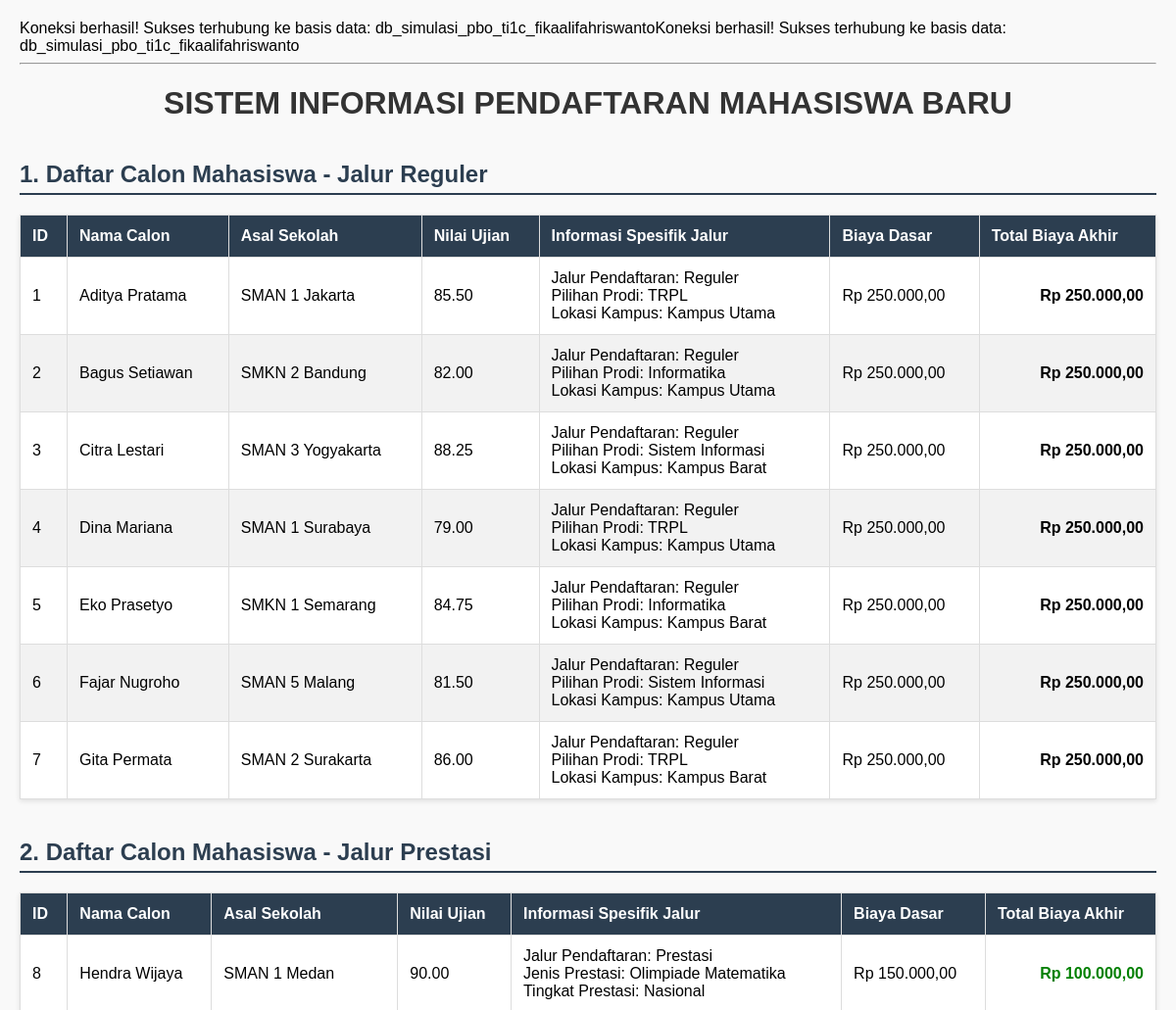
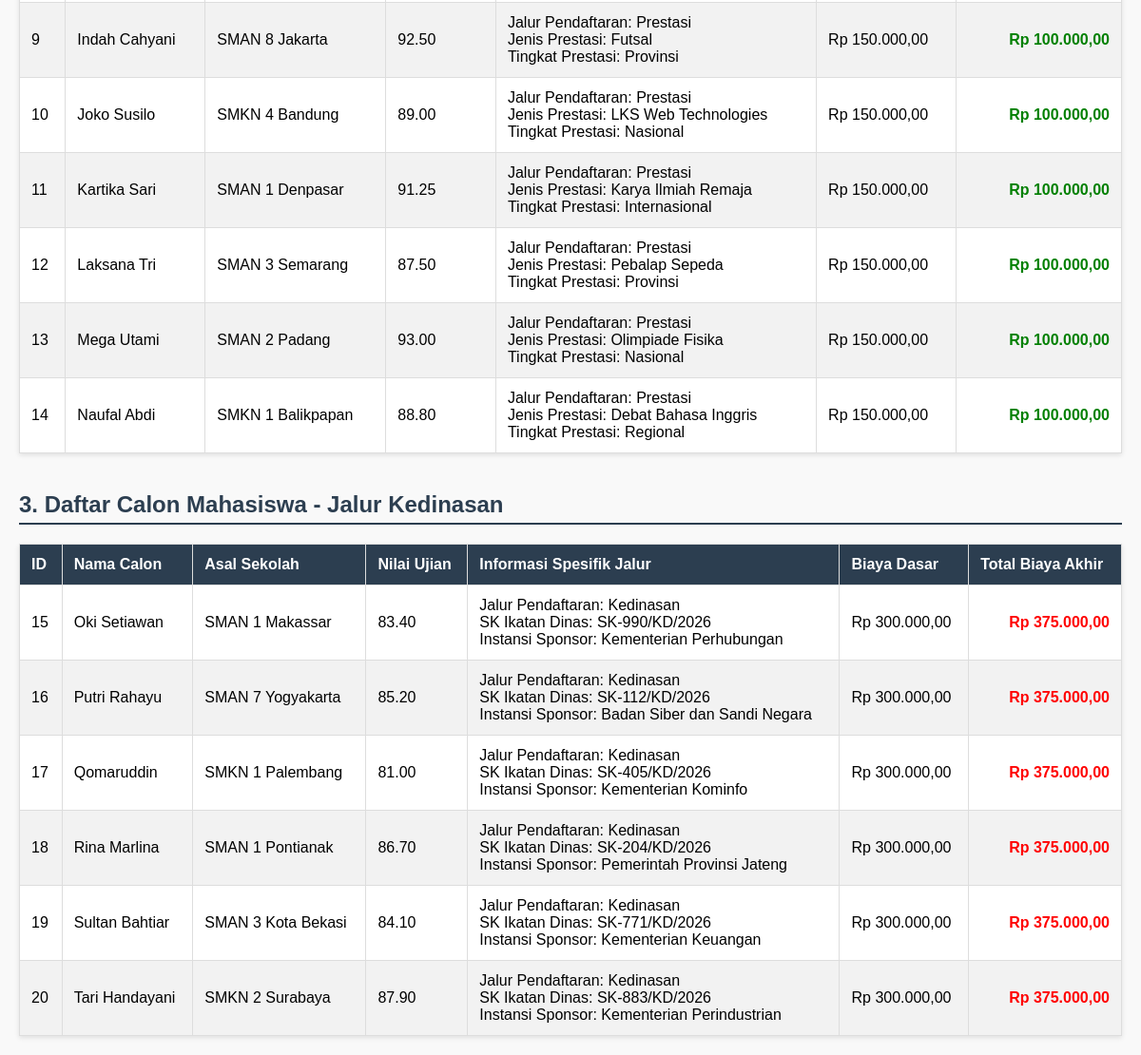
The page / on the database its author committed (2 pictures, top to bottom).
### tables this page shows
CREATE TABLE `tabel_pendaftaran` (
  `id_pendaftaran` int NOT NULL,
  `nama_calon` varchar(100) NOT NULL,
  `asal_sekolah` varchar(100) NOT NULL,
  `nilai_ujian` decimal(5,2) NOT NULL,
  `biaya_pendaftaran_dasar` decimal(10,2) NOT NULL,
  `jalur_pendaftaran` enum('Reguler','Prestasi','Kedinasan') NOT NULL,
  `pilihan_prodi` varchar(50) DEFAULT NULL,
  `lokasi_kampus` varchar(50) DEFAULT NULL,
  `jenis_prestasi` varchar(50) DEFAULT NULL,
  `tingkat_prestasi` varchar(50) DEFAULT NULL,
  `sk_ikatan_dinas` varchar(50) DEFAULT NULL,
  `instansi_sponsor` varchar(100) DEFAULT NULL
);

### pendaftaran.php (called while the page is built, shortened)
<?php
abstract class Pendaftaran {
    protected $id_pendaftaran;
    protected $nama_calon;
    protected $asal_sekolah;
    protected $nilai_ujian;
    protected $biayaPendaftaranDasar;
    public function __construct($id_pendaftaran, $nama_calon, $asal_sekolah, $nilai_ujian, $biayaPendaftaranDasar) {
        $this->id_pendaftaran = $id_pendaftaran;
        $this->nama_calon = $nama_calon;
        $this->asal_sekolah = $asal_sekolah;
        $this->nilai_ujian = $nilai_ujian;
        $this->biayaPendaftaranDasar = $biayaPendaftaranDasar;
    }
    public function getIdPendaftaran() { return $this->id_pendaftaran; }
    public function getNamaCalon() { return $this->nama_calon; }
    public function getAsalSekolah() { return $this->asal_sekolah; }
    public function getNilaiUjian() { return $this->nilai_ujian; }
    public function getBiayaPendaftaranDasar() { return $this->biayaPendaftaranDasar; }
}
?>

### index.php (the view, shortened to what this page needs)
<?php
require_once 'koneksi.php';
require_once 'PendaftaranReguler.php';
require_once 'PendaftaranPrestasi.php';
$koneksi = new Koneksi();
$db = $koneksi->db;
echo "<hr>";
?>
<!DOCTYPE html>
<html lang="id">
<head>
</head>
<body>
    <h1>SISTEM INFORMASI PENDAFTARAN MAHASISWA BARU</h1>
    <h2>1. Daftar Calon Mahasiswa - Jalur Reguler</h2>
    <table>
        <thead>
            <tr>
                <th>ID</th>
                <th>Nama Calon</th>
                <th>Asal Sekolah</th>
                <th>Nilai Ujian</th>
                <th>Informasi Spesifik Jalur</th>
                <th>Biaya Dasar</th>
                <th>Total Biaya Akhir</th>
            </tr>
        </thead>
        <tbody>
            <?php
            $dataReguler = PendaftaranReguler::getDaftarReguler($db);
            if ($dataReguler->num_rows > 0) {
                while ($row = $dataReguler->fetch_assoc()) {
                    $objReguler = new PendaftaranReguler(
                        $row['id_pendaftaran'], $row['nama_calon'], $row['asal_sekolah'],
                        $row['nilai_ujian'], $row['biaya_pendaftaran_dasar'],
                        $row['pilihan_prodi'], $row['lokasi_kampus']
                    );
                    ?>
                    <tr>
                        <td><?= $objReguler->getIdPendaftaran(); ?></td>
                        <td><?= $objReguler->getNamaCalon(); ?></td>
                        <td><?= $objReguler->getAsalSekolah(); ?></td>
                        <td><?= $objReguler->getNilaiUjian(); ?></td>
                        <td>
                            <?php $objReguler->tampilkanInfoJalur();  ?>
                        </td>
                        <td>Rp <?= number_format($objReguler->getBiayaPendaftaranDasar(), 2, ',', '.'); ?></td>
                        <td class="nominal">Rp <?= number_format($objReguler->hitungTotalBiaya(), 2, ',', '.');  ?></td>
                    </tr>
                    <?php
                }
            } else {
                echo "<tr><td colspan='7'>Tidak ada data jalur Reguler.</td></tr>";
            }
            ?>
        </tbody>
    </table>
    <h2>2. Daftar Calon Mahasiswa - Jalur Prestasi</h2>
    <table>
        <thead>
            <tr>
                <th>ID</th>
                <th>Nama Calon</th>
                <th>Asal Sekolah</th>
                <th>Nilai Ujian</th>
                <th>Informasi Spesifik Jalur</th>
                <th>Biaya Dasar</th>
                <th>Total Biaya Akhir</th>
            </tr>
        </thead>
        <tbody>
            <?php
            $dataPrestasi = PendaftaranPrestasi::getDaftarPrestasi($db);
            if ($dataPrestasi->num_rows > 0) {
                while ($row = $dataPrestasi->fetch_assoc()) {
                    $objPrestasi = new PendaftaranPrestasi(
                        $row['id_pendaftaran'], $row['nama_calon'], $row['asal_sekolah'],
                        $row['nilai_ujian'], $row['biaya_pendaftaran_dasar'],
                        $row['jenis_prestasi'], $row['tingkat_prestasi']
                    );
                    ?>
                    <tr>
                        <td><?= $objPrestasi->getIdPendaftaran(); ?></td>
                        <td><?= $objPrestasi->getNamaCalon(); ?></td>
                        <td><?= $objPrestasi->getAsalSekolah(); ?></td>
                        <td><?= $objPrestasi->getNilaiUjian(); ?></td>
                        <td>
                            <?php $objPrestasi->tampilkanInfoJalur(); ?>
                        </td>
                        <td>Rp <?= number_format($objPrestasi->getBiayaPendaftaranDasar(), 2, ',', '.'); ?></td>
                        <td class="nominal" style="color: green;">Rp <?= number_format($objPrestasi->hitungTotalBiaya(), 2, ',', '.'); ?></td>
                    </tr>
                    <?php
                }
            } else {
                echo "<tr><td colspan='7'>Tidak ada data jalur Prestasi.</td></tr>";
            }
            ?>
        </tbody>
    </table>
    <h2>3. Daftar Calon Mahasiswa - Jalur Kedinasan</h2>
    <table>
        <thead>
            <tr>
                <th>ID</th>
                <th>Nama Calon</th>
                <th>Asal Sekolah</th>
                <th>Nilai Ujian</th>
                <th>Informasi Spesifik Jalur</th>
                <th>Biaya Dasar</th>
                <th>Total Biaya Akhir</th>
            </tr>
        </thead>
        <tbody>
            <?php
            $dataKedinasan = PendaftaranKedinasan::getDaftarKedinasan($db);
            if ($dataKedinasan->num_rows > 0) {
                while ($row = $dataKedinasan->fetch_assoc()) {
                    $objKedinasan = new PendaftaranKedinasan(
                        $row['id_pendaftaran'], $row['nama_calon'], $row['asal_sekolah'],
                        $row['nilai_ujian'], $row['biaya_pendaftaran_dasar'],
                        $row['sk_ikatan_dinas'], $row['instansi_sponsor']
                    );
                    ?>
                    <tr>
                        <td><?= $objKedinasan->getIdPendaftaran(); ?></td>
                        <td><?= $objKedinasan->getNamaCalon(); ?></td>
                        <td><?= $objKedinasan->getAsalSekolah(); ?></td>
                        <td><?= $objKedinasan->getNilaiUjian(); ?></td>
                        <td>
                            <?php $objKedinasan->tampilkanInfoJalur(); ?>
                        </td>
                        <td>Rp <?= number_format($objKedinasan->getBiayaPendaftaranDasar(), 2, ',', '.'); ?></td>
                        <td class="nominal" style="color: red;">Rp <?= number_format($objKedinasan->hitungTotalBiaya(), 2, ',', '.'); ?></td>
                    </tr>
                    <?php
                }
            } else {
                echo "<tr><td colspan='7'>Tidak ada data jalur Kedinasan.</td></tr>";
            }
            ?>
        </tbody>
    </table>
</body>
</html>

### koneksi.php (shortened to what this page needs)
<?php
class Koneksi {
    private $host = "localhost";
    private $username = "root";
    private $password = "";
    private $database = "db_simulasi_pbo_ti1c_fikaalifahriswanto";
    public function __construct() {
        $this->db = new mysqli($this->host, $this->username, $this->password, $this->database);
        if ($this->db->connect_error) {
            die("Koneksi ke basis data gagal: " . $this->db->connect_error);
        } else {
            echo "Koneksi berhasil! Sukses terhubung ke basis data: " . $this->database;
        }
    }
}
$koneksibaru = new Koneksi();
?>

### PendaftaranReguler.php (shortened to what this page needs)
<?php
require_once 'Pendaftaran.php';
class PendaftaranReguler extends Pendaftaran {
    private $pilihanProdi;
    private $lokasiKampus;
    public function __construct($id_pendaftaran, $nama_calon, $asal_sekolah, $nilai_ujian, $biayaPendaftaranDasar, $pilihanProdi, $lokasiKampus) {
        $this->pilihanProdi = $pilihanProdi;
        $this->lokasiKampus = $lokasiKampus;
    }
    public function hitungTotalBiaya() {
    return $this->biayaPendaftaranDasar;
    }
    public function tampilkanInfoJalur() {
        echo "Jalur Pendaftaran: Reguler<br>";
        echo "Pilihan Prodi: " . $this->pilihanProdi . "<br>";
        echo "Lokasi Kampus: " . $this->lokasiKampus . "<br>";
    }
    public static function getDaftarReguler($dbConnection) {
        $query = "SELECT id_pendaftaran, nama_calon, asal_sekolah, nilai_ujian, biaya_pendaftaran_dasar, pilihan_prodi, lokasi_kampus
                  FROM tabel_pendaftaran
                  WHERE jalur_pendaftaran = 'Reguler'";
        $result = $dbConnection->query($query);
        return $result;
    }
}
?>

### PendaftaranPrestasi.php (shortened to what this page needs)
<?php
require_once 'Pendaftaran.php';
class PendaftaranPrestasi extends Pendaftaran {
    private $jenisPrestasi;
    private $tingkatPrestasi;
    public function __construct($id_pendaftaran, $nama_calon, $asal_sekolah, $nilai_ujian, $biayaPendaftaranDasar, $jenisPrestasi, $tingkatPrestasi) {
        $this->jenisPrestasi = $jenisPrestasi;
        $this->tingkatPrestasi = $tingkatPrestasi;
    }
   public function hitungTotalBiaya() {
    return $this->biayaPendaftaranDasar - 50000;
    }
    public function tampilkanInfoJalur() {
        echo "Jalur Pendaftaran: Prestasi<br>";
        echo "Jenis Prestasi: " . $this->jenisPrestasi . "<br>";
        echo "Tingkat Prestasi: " . $this->tingkatPrestasi . "<br>";
    }
    public static function getDaftarPrestasi($dbConnection) {
        $query = "SELECT id_pendaftaran, nama_calon, asal_sekolah, nilai_ujian, biaya_pendaftaran_dasar, jenis_prestasi, tingkat_prestasi
                  FROM tabel_pendaftaran
                  WHERE jalur_pendaftaran = 'Prestasi'";
        $result = $dbConnection->query($query);
        return $result;
    }
}
?>

### PendafataranKedinasan.php (shortened to what this page needs)
<?php
require_once 'Pendaftaran.php';
class PendaftaranKedinasan extends Pendaftaran {
    private $skIkatanDinas;
    private $instansiSponsor;
    public function __construct($id_pendaftaran, $nama_calon, $asal_sekolah, $nilai_ujian, $biayaPendaftaranDasar, $skIkatanDinas, $instansiSponsor) {
        $this->skIkatanDinas = $skIkatanDinas;
        $this->instansiSponsor = $instansiSponsor;
    }
    public function hitungTotalBiaya() {
    return $this->biayaPendaftaranDasar * 1.25;
    }
    public function tampilkanInfoJalur() {
        echo "Jalur Pendaftaran: Kedinasan<br>";
        echo "SK Ikatan Dinas: " . $this->skIkatanDinas . "<br>";
        echo "Instansi Sponsor: " . $this->instansiSponsor . "<br>";
    }
    public static function getDaftarKedinasan($dbConnection) {
        $query = "SELECT id_pendaftaran, nama_calon, asal_sekolah, nilai_ujian, biaya_pendaftaran_dasar, sk_ikatan_dinas, instansi_sponsor
                  FROM tabel_pendaftaran
                  WHERE jalur_pendaftaran = 'Kedinasan'";
        $result = $dbConnection->query($query);
        return $result;
    }
}
?>

### index.php (style rules this page uses)
body { font-family: Arial, sans-serif; margin: 20px; background-color: #f9f9f9; }
h1 { text-align: center; color: #333; }
h2 { color: #2c3e50; margin-top: 40px; border-bottom: 2px solid #2c3e50; padding-bottom: 5px; }
table { width: 100%; border-collapse: collapse; margin-top: 10px; background-color: #fff; box-shadow: 0 2px 5px rgba(0,0,0,0.1); }
th, td { border: 1px solid #ddd; padding: 12px; text-align: left; }
th { background-color: #2c3e50; color: white; }
tr:nth-child(even) { background-color: #f2f2f2; }
.nominal { text-align: right; font-weight: bold; }

### rows shown on the page
tabel_pendaftaran: id_pendaftaran "1", nama_calon "Aditya Pratama", asal_sekolah "SMAN 1 Jakarta", nilai_ujian "85.50", pilihan_prodi "TRPL", lokasi_kampus "Kampus Utama", biaya_pendaftaran_dasar "250.000,00"
tabel_pendaftaran: id_pendaftaran "2", nama_calon "Bagus Setiawan", asal_sekolah "SMKN 2 Bandung", nilai_ujian "82.00", pilihan_prodi "Informatika", lokasi_kampus "Kampus Utama", biaya_pendaftaran_dasar "250.000,00"
tabel_pendaftaran: id_pendaftaran "3", nama_calon "Citra Lestari", asal_sekolah "SMAN 3 Yogyakarta", nilai_ujian "88.25", pilihan_prodi "Sistem Informasi", lokasi_kampus "Kampus Barat", biaya_pendaftaran_dasar "250.000,00"
tabel_pendaftaran: id_pendaftaran "4", nama_calon "Dina Mariana", asal_sekolah "SMAN 1 Surabaya", nilai_ujian "79.00", pilihan_prodi "TRPL", lokasi_kampus "Kampus Utama", biaya_pendaftaran_dasar "250.000,00"
tabel_pendaftaran: id_pendaftaran "5", nama_calon "Eko Prasetyo", asal_sekolah "SMKN 1 Semarang", nilai_ujian "84.75", pilihan_prodi "Informatika", lokasi_kampus "Kampus Barat", biaya_pendaftaran_dasar "250.000,00"
tabel_pendaftaran: id_pendaftaran "6", nama_calon "Fajar Nugroho", asal_sekolah "SMAN 5 Malang", nilai_ujian "81.50", pilihan_prodi "Sistem Informasi", lokasi_kampus "Kampus Utama", biaya_pendaftaran_dasar "250.000,00"
tabel_pendaftaran: id_pendaftaran "7", nama_calon "Gita Permata", asal_sekolah "SMAN 2 Surakarta", nilai_ujian "86.00", pilihan_prodi "TRPL", lokasi_kampus "Kampus Barat", biaya_pendaftaran_dasar "250.000,00"
tabel_pendaftaran: id_pendaftaran "8", nama_calon "Hendra Wijaya", asal_sekolah "SMAN 1 Medan", nilai_ujian "90.00", jenis_prestasi "Olimpiade Matematika", tingkat_prestasi "Nasional", biaya_pendaftaran_dasar "150.000,00", biaya_pendaftaran_dasar "100.000,00"
tabel_pendaftaran: id_pendaftaran "9", nama_calon "Indah Cahyani", asal_sekolah "SMAN 8 Jakarta", nilai_ujian "92.50", jenis_prestasi "Futsal", tingkat_prestasi "Provinsi", biaya_pendaftaran_dasar "150.000,00", biaya_pendaftaran_dasar "100.000,00"
tabel_pendaftaran: id_pendaftaran "10", nama_calon "Joko Susilo", asal_sekolah "SMKN 4 Bandung", nilai_ujian "89.00", jenis_prestasi "LKS Web Technologies", tingkat_prestasi "Nasional", biaya_pendaftaran_dasar "150.000,00", biaya_pendaftaran_dasar "100.000,00"
tabel_pendaftaran: id_pendaftaran "11", nama_calon "Kartika Sari", asal_sekolah "SMAN 1 Denpasar", nilai_ujian "91.25", jenis_prestasi "Karya Ilmiah Remaja", tingkat_prestasi "Internasional", biaya_pendaftaran_dasar "150.000,00", biaya_pendaftaran_dasar "100.000,00"
tabel_pendaftaran: id_pendaftaran "12", nama_calon "Laksana Tri", asal_sekolah "SMAN 3 Semarang", nilai_ujian "87.50", jenis_prestasi "Pebalap Sepeda", tingkat_prestasi "Provinsi", biaya_pendaftaran_dasar "150.000,00", biaya_pendaftaran_dasar "100.000,00"
tabel_pendaftaran: id_pendaftaran "13", nama_calon "Mega Utami", asal_sekolah "SMAN 2 Padang", nilai_ujian "93.00", jenis_prestasi "Olimpiade Fisika", tingkat_prestasi "Nasional", biaya_pendaftaran_dasar "150.000,00", biaya_pendaftaran_dasar "100.000,00"
tabel_pendaftaran: id_pendaftaran "14", nama_calon "Naufal Abdi", asal_sekolah "SMKN 1 Balikpapan", nilai_ujian "88.80", jenis_prestasi "Debat Bahasa Inggris", tingkat_prestasi "Regional", biaya_pendaftaran_dasar "150.000,00", biaya_pendaftaran_dasar "100.000,00"
tabel_pendaftaran: id_pendaftaran "15", nama_calon "Oki Setiawan", asal_sekolah "SMAN 1 Makassar", nilai_ujian "83.40", sk_ikatan_dinas "SK-990/KD/2026", instansi_sponsor "Kementerian Perhubungan", biaya_pendaftaran_dasar "300.000,00", biaya_pendaftaran_dasar "375.000,00"
tabel_pendaftaran: id_pendaftaran "16", nama_calon "Putri Rahayu", asal_sekolah "SMAN 7 Yogyakarta", nilai_ujian "85.20", sk_ikatan_dinas "SK-112/KD/2026", instansi_sponsor "Badan Siber dan Sandi Negara", biaya_pendaftaran_dasar "300.000,00", biaya_pendaftaran_dasar "375.000,00"
tabel_pendaftaran: id_pendaftaran "17", nama_calon "Qomaruddin", asal_sekolah "SMKN 1 Palembang", nilai_ujian "81.00", sk_ikatan_dinas "SK-405/KD/2026", instansi_sponsor "Kementerian Kominfo", biaya_pendaftaran_dasar "300.000,00", biaya_pendaftaran_dasar "375.000,00"
tabel_pendaftaran: id_pendaftaran "18", nama_calon "Rina Marlina", asal_sekolah "SMAN 1 Pontianak", nilai_ujian "86.70", sk_ikatan_dinas "SK-204/KD/2026", instansi_sponsor "Pemerintah Provinsi Jateng", biaya_pendaftaran_dasar "300.000,00", biaya_pendaftaran_dasar "375.000,00"
tabel_pendaftaran: id_pendaftaran "19", nama_calon "Sultan Bahtiar", asal_sekolah "SMAN 3 Kota Bekasi", nilai_ujian "84.10", sk_ikatan_dinas "SK-771/KD/2026", instansi_sponsor "Kementerian Keuangan", biaya_pendaftaran_dasar "300.000,00", biaya_pendaftaran_dasar "375.000,00"
tabel_pendaftaran: id_pendaftaran "20", nama_calon "Tari Handayani", asal_sekolah "SMKN 2 Surabaya", nilai_ujian "87.90", sk_ikatan_dinas "SK-883/KD/2026", instansi_sponsor "Kementerian Perindustrian", biaya_pendaftaran_dasar "300.000,00", biaya_pendaftaran_dasar "375.000,00"

### other values the page prints
$this->database "db_simulasi_pbo_ti1c_fikaalifahriswanto db_simulasi_pbo_ti1c_fikaalifahriswanto"
